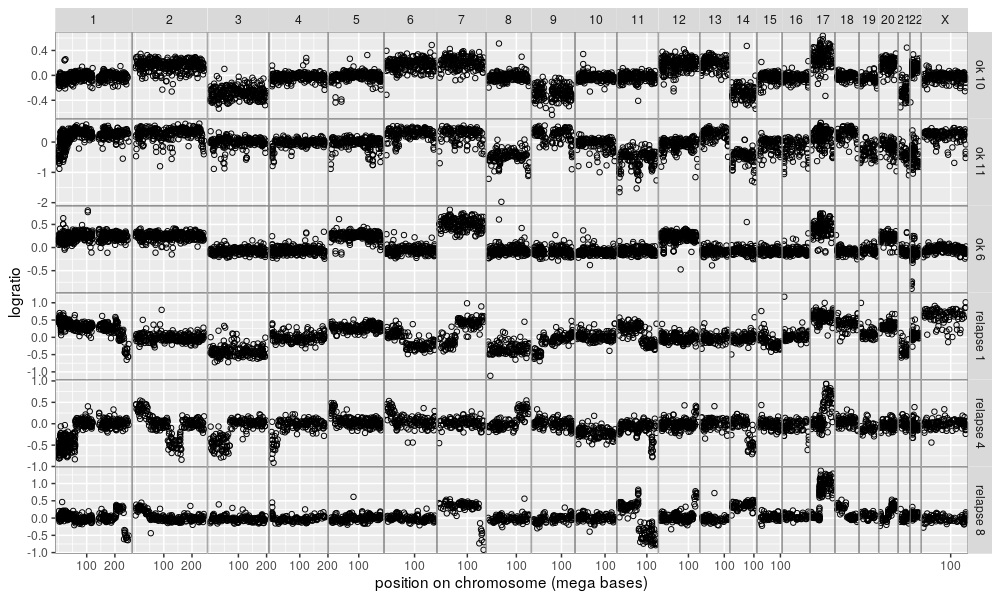

Reproduce this figure in R.
source("packages.R")

## Read clinical data for six patients (relapse or ok, five years
## after treatment).
clinical.limited <- read.csv("figure-neuroblastoma-clinical.csv")
ids.str <- paste(clinical.limited$profile.id)
relapse.profile <- with(clinical.limited, paste(relapse, profile.id))
names(relapse.profile) <- ids.str

## Consider the subset of profiles and labels for these six patients.
someProfiles <- function(all.profiles){
  some <- subset(
    all.profiles,
    profile.id %in% ids.str & chromosome != "Y")
  some$relapse.profile <- relapse.profile[paste(some$profile.id)]
  some
}
data(neuroblastoma)
profiles <- someProfiles(neuroblastoma$profiles)
labels <- someProfiles(neuroblastoma$annotations)

## Plot noisy data sets.
gg <- ggplot()+
  theme(
    panel.border=element_rect(fill=NA, color="grey50"),
    panel.spacing=grid::unit(0, "lines")
  )+
  facet_grid(relapse.profile ~ chromosome, scales="free", space="free_x")+
  geom_point(aes(
    position/1e6, logratio),
    data=profiles,
    shape=1)+
  scale_x_continuous(
    "position on chromosome (mega bases)",
    breaks=c(100, 200))
png(
  "figure-neuroblastoma-clinical.png",
  width=10, height=6, units="in", res=100)
print(gg)
dev.off()
